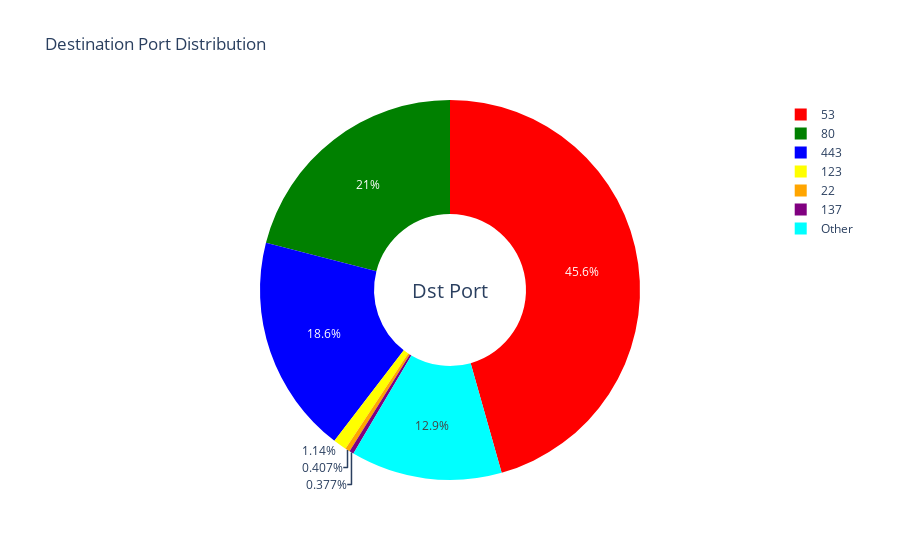

Notebook source saved alongside this figure:
### Code cell
# Ensure 'Dst Port' is of type string
full_df['Dst Port'] = full_df['Dst Port'].astype('string[pyarrow]')

# Count the frequency of each 'Dst Port'
dst_port_counts = full_df['Dst Port'].value_counts()

# Define the number of top ports to display
top_n = 6

# Get the top N ports
top_ports = dst_port_counts.nlargest(top_n)

# Calculate the sum of the remaining ports
other_count = dst_port_counts.iloc[top_n:].sum()

# Append the 'Other' category using pd.concat
if other_count > 0:
    other_series = pd.Series({'Other': other_count})
    top_ports = pd.concat([top_ports, other_series])

# Extract labels and sizes
labels = top_ports.index.tolist()
sizes = top_ports.values.tolist()

# Define colors (optional)
colors = [
    'red', 'green', 'blue', 'yellow', 'orange',
    'purple', 'cyan', 'magenta', 'lime', 'pink', 'grey'
]

# Create the Donut Chart
fig = go.Figure(data=[go.Pie(
    labels=labels,
    values=sizes,
    hole=0.4,  # Size of the donut hole
    marker=dict(colors=colors[:len(labels)]),  # Assign colors
    hoverinfo='label+percent+value',  # Information on hover
    textinfo='percent',  # Display percentage on the chart
    sort=False  # Disable sorting to maintain the order
)])

# Update layout for better appearance
fig.update_layout(
    title_text='Destination Port Distribution',
    annotations=[dict(text='Dst Port', x=0.5, y=0.5, font_size=20, showarrow=False)],
    showlegend=True  # Display legend
)

# Display the chart
fig.show()

### Figure 1 — Plotly figure (JSON) as saved in the notebook; plotly's stock layout.template omitted (floating-point values rounded to 4 significant figures)
{"data": [{"hole": 0.4, "hoverinfo": "label+percent+value", "labels": ["53", "80", "443", "123", "22", "137", "Other"], "marker": {"colors": ["red", "green", "blue", "yellow", "orange", "purple", "cyan"]}, "sort": false, "textinfo": "percent", "type": "pie", "values": [957982, 441133, 390267, 23879, 8548, 7916, 270251]}], "layout": {"annotations": [{"font": {"size": 20}, "showarrow": false, "text": "Dst Port", "x": 0.5, "y": 0.5}], "showlegend": true, "title": {"text": "Destination Port Distribution"}}}
